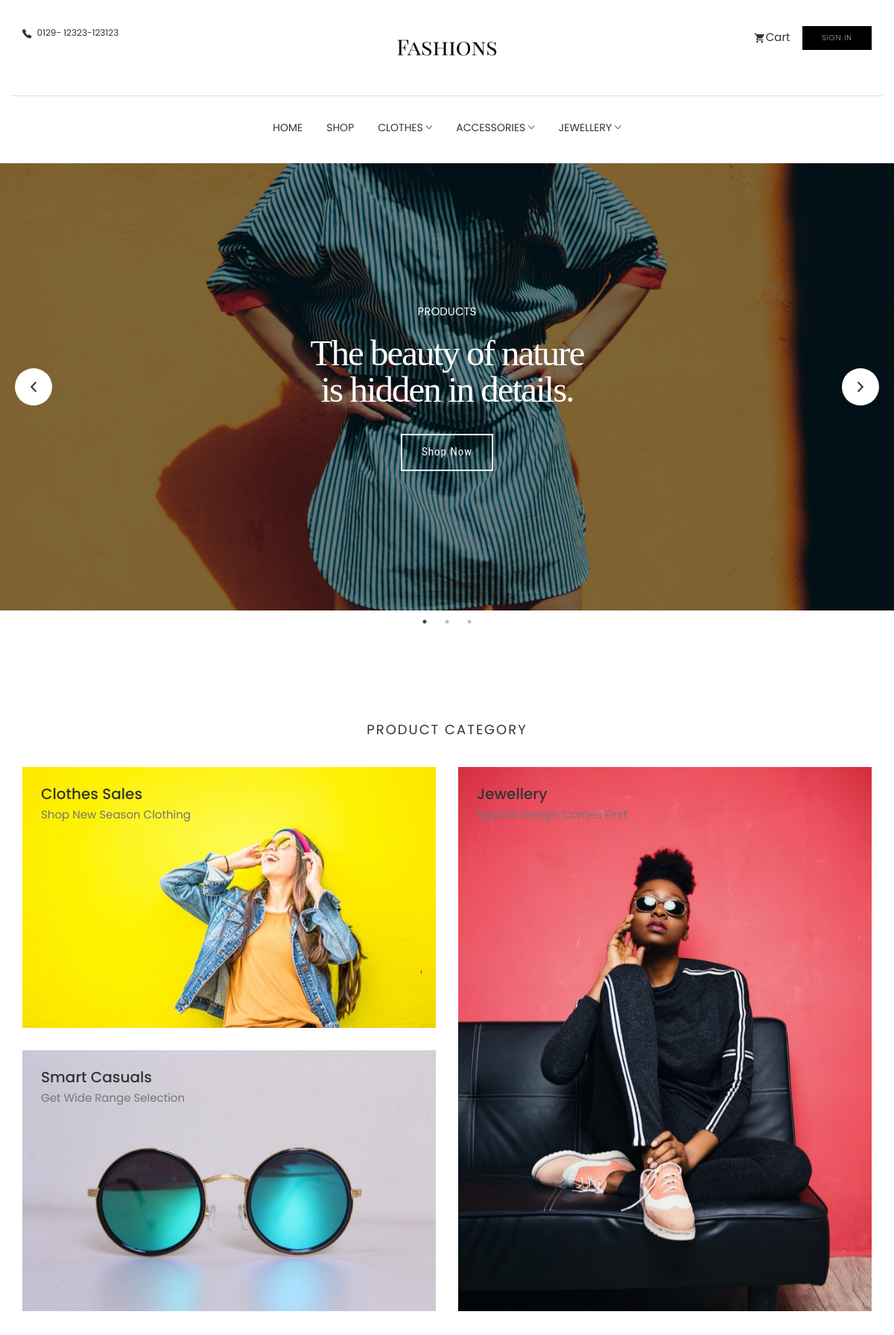
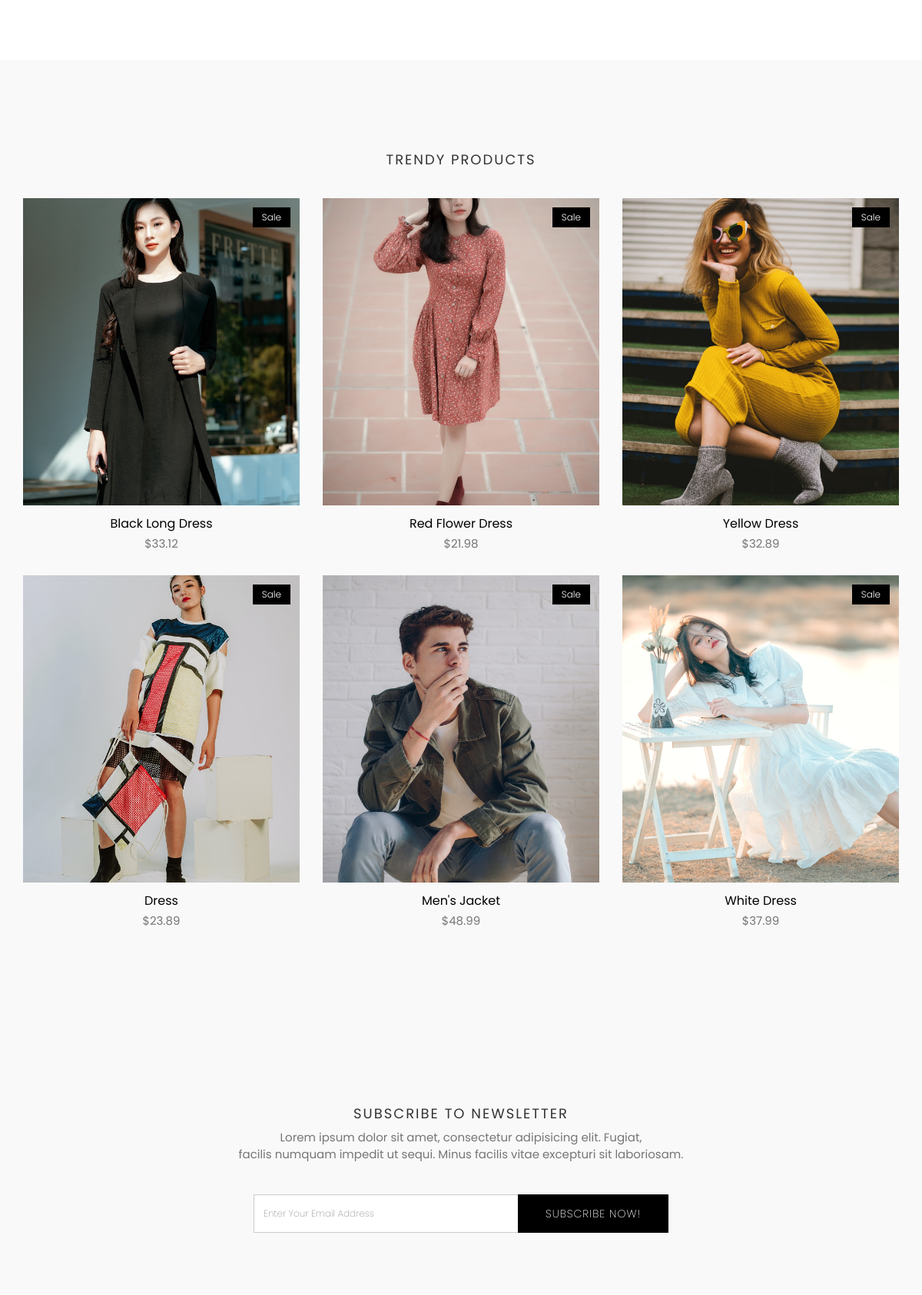
The page / (upper part) on the database its author committed (2 pictures, top to bottom).
### store/models.py (models this page shows, shortened)
class Product(models.Model):
    category = models.ForeignKey(Category, related_name='product', on_delete=models.CASCADE)
    created_by = models.ForeignKey(settings.AUTH_USER_MODEL, on_delete=models.CASCADE, related_name='product_creator')
    title = models.CharField(max_length=255)
    author = models.CharField(max_length=255, default='admin')
    description = models.TextField(blank=True)
    image = models.ImageField(upload_to='images/', default='images/defaults.jpg')
    slug = models.SlugField(max_length=255)
    price = models.DecimalField(max_digits=4, decimal_places=2)
    in_stock = models.BooleanField(default=True)
    is_active = models.BooleanField(default=True)
    created = models.DateTimeField(auto_now_add=True)
    updated = models.DateTimeField(auto_now=True)
    objects = models.Manager()
    products = ProductManager()
    class Meta:
        verbose_name_plural = 'Products'
        ordering = ('-created',)

### store/views.py (the view)
# urls.py: path('', views.all_products, name='all_product'),
def all_products(request):
    if request.method == "POST":
        product_id = int(request.POST.get('productid'))
        product = get_object_or_404(Product, id=product_id)
        serialized_obj = serializers.serialize('python', [product, ])
        return JsonResponse(serialized_obj, safe=False)
    else:
        all_product = Product.products.all()
        paginator = Paginator(all_product, 6)
        page_number = request.GET.get('page')
        products = paginator.get_page(page_number)
    return render(request, 'store/home.html', {'products': products})

### basket/basket.py (called while the page is built)
    def __len__(self):
        return sum(item['qty'] for item in self.basket.values())

    def get_total_price(self):
        subtotal = sum(Decimal(item['price']) * item['qty'] for item in self.basket.values())
        if subtotal == 0:
            shipping = Decimal(0.00)
        else:
            shipping = Decimal(11.50)
        total = subtotal + Decimal(shipping)
        return total

### basket/context_processors.py (called while the page is built)
def basket(request):
    basket = Basket(request)
    total_price = basket.get_total_price()
    return {'basket': basket, 'basket_total_price': total_price}

### store/context_processors.py (called while the page is built)
def categories(request):
    return {
        'categories': Category.objects.all()
    }

### store/models.py (called while the page is built)
    def get_queryset(self):
        return super(ProductManager, self).get_queryset().filter(is_active=True)

    def get_absolute_url(self):
        return reverse('store:category_list', args=[self.slug])

### templates/store/home.html (shortened to what this page needs)
{% extends "./base.html" %}
{% load static %}
{% block content %}
<div class="hero-slider">
  <div class="slider-item th-fullpage hero-area"
    style="background-image: url('{% static 'images/store/hero1.jpg' %}');">
    <div class="container">
      <div class="row">
        <div class="col-lg-8 text-center">
          <p data-duration-in=".3" data-animation-in="fadeInUp" data-delay-in=".1">PRODUCTS</p>
          <h1 data-duration-in=".3" data-animation-in="fadeInUp" data-delay-in=".5">The beauty of nature <br> is hidden
            in details.</h1>
          <a data-duration-in=".3" data-animation-in="fadeInUp" data-delay-in=".8" class="btn" href="{% url 'store:shop' %}">Shop
            Now</a>
        </div>
      </div>
    </div>
  </div>
</div>
<section class="product-category section">
  <div class="container">
    <div class="row">
      <div class="col-md-12">
        <div class="title text-center">
          <h2>Product Category</h2>
        </div>
      </div>
      <div class="col-md-6">
        <div class="category-box">
          <a href="#!">
            <img src="{% static 'images/store/cat1.jpg' %}" alt="" />
            <div class="content">
              <h3>Clothes Sales</h3>
              <p>Shop New Season Clothing</p>
            </div>
          </a>
        </div>
        <div class="category-box">
          <a href="#!">
            <img src="{% static 'images/store/cat2.jpg' %}" alt="" />
            <div class="content">
              <h3>Smart Casuals</h3>
              <p>Get Wide Range Selection</p>
            </div>
          </a>
        </div>
      </div>
      <div class="col-md-6">
        <div class="category-box category-box-2">
          <a href="#!">
            <img src="{% static 'images/store/cat4.jpg' %}" alt="" />
            <div class="content">
              <h3>Jewellery</h3>
              <p>Special Design Comes First</p>
            </div>
          </a>
        </div>
      </div>
    </div>
  </div>
</section>
<section class="products section bg-gray">
  <div class="container">
    <div class="row">
      <div class="title text-center">
        <h2>Trendy Products</h2>
      </div>
    </div>
    <div class="row">
      {% if not products %}
      <div class="col-12">
        <div class="title text-center">
          <h4>There are currently no products active</h4>
        </div>
      </div>
      {% else %}
      {% for product in products %}
      <div class="col-md-4">
        <div class="product-item">
          <div class="product-thumb">
            <span class="bage">Sale</span>
            <img class="img-responsive" src="{{ product.image.url }}" alt="product-img" />
          </div>
          <div class="product-content">
            <h4><a href="product-single.html">{{ product.title }}</a></h4>
            <p class="price">${{ product.price }}</p>
          </div>
        </div>
      </div>
      {% endfor %}
      {% endif %}
    </div>
  </div>
</section>
<section class="call-to-action bg-gray section">
  <div class="container">
    <div class="row">
      <div class="col-md-12 text-center">
        <div class="title">
          <h2>SUBSCRIBE TO NEWSLETTER</h2>
          <p>Lorem ipsum dolor sit amet, consectetur adipisicing elit. Fugiat, <br> facilis numquam impedit ut sequi.
            Minus facilis vitae excepturi sit laboriosam.</p>
        </div>
        <div class="col-lg-6 col-md-offset-3">
          <div class="input-group subscription-form">
            <input type="text" class="form-control" placeholder="Enter Your Email Address">
            <span class="input-group-btn">
              <button class="btn btn-main" type="button">Subscribe Now!</button>
            </span>
          </div>
        </div>
      </div>
    </div>
  </div>
</section>
{% endblock %}

### static/css/style.css (style rules this page uses)
body { line-height: 1.5; font-family: "Poppins", sans-serif; -webkit-font-smoothing: antialiased; }
p { font-family: "Poppins", sans-serif; color: #757575; font-size: 15px; }
h1, h2, h3, h4, h5, h6 { font-family: "Poppins", sans-serif; }
h1, h2, h3, h4, h5, h6 { font-weight: 400; }
a, a:focus, a:hover { text-decoration: none; outline: 0; color: #000; }
input[type="email"], input[type="password"], input[type="text"], input[type="tel"] { border-radius: 0; box-shadow: none; height: 45px; outline: none; font-weight: 200; font-size: 12px; }
.form-control { box-shadow: none; border-radius: 0; }
.btn-main, .btn-solid-border, .btn-transparent, .btn-small { background: #000; color: #fff; display: inline-block; font-size: 11px; letter-spacing: 1px; padding: 14px 35px; text-transform: uppercase; font-weight: 200; border-radius: 0; }
.bg-gray { background: #f9f9f9; }
.section { padding: 80px 0; }
.title { padding: 20px 0 30px; }
.title h2 { font-size: 18px; text-align: center; text-transform: uppercase; letter-spacing: 2px; }
.category-box { background-size: cover; margin-bottom: 30px; min-height: 350px; position: relative; overflow: hidden; width: 100%; }
.category-box.category-box-2 { min-height: 730px; }
.category-box img { transition: all 0.3s ease-in-out; width: 100%; height: auto; -webkit-backface-visibility: hidden; backface-visibility: hidden; }
.category-box a { display: block; position: absolute; top: 0; left: 0; width: 100%; height: 100%; }
.category-box .content { position: absolute; z-index: 999; top: 0; padding: 25px; }
.category-box .content h3 { margin: 0; color: #333; font-size: 20px; font-weight: 500; }
.category-box .content p { margin: 6px 0 0; }
.call-to-action .subscription-form input { height: 50px; }
.call-to-action .subscription-form .btn-main, .call-to-action .subscription-form .btn-solid-border, .call-to-action .subscription-form .btn-transparent, .call-to-action .subscription-form .btn-small { font-size: 14px; }
.slider-item { text-align: center; background-size: cover; position: relative; z-index: 1; }
.slider-item::after { position: absolute; content: ""; height: 100%; width: 100%; background-color: #000; opacity: .5; z-index: -1; top: 0; left: 0; }
.slider-item .container { position: relative; display: table; max-width: 1170px; height: 100%; }
.slider-item h1 { color: #fff; font-weight: bold; font-size: 60px; }
.slider-item p { color: #fff; }
.hero-slider .slider-item .container { height: 600px; }
.hero-slider .slider-item .container .row { height: 100%; display: flex; align-items: center; justify-content: center; }
.hero-slider .btn { font-size: 15px; font-weight: 400; color: white; letter-spacing: 1px; font-family: "Roboto Condensed"; border-color: white; border-style: solid; border-width: 2px; outline: none; box-shadow: #999999 0px 0px 0px 0px; box-sizing: border-box; padding: 12px 26px; opacity: 1; -webkit-transform: matrix3d(1, 0, 0, 0, 0, 1, 0, 0, 0, 0, 1, 0, 0, 0, 0, 1); transform: matrix3d(1, 0, 0, 0, 0, 1, 0, 0, 0, 0, 1, 0, 0, 0, 0, 1); -webkit-transform-origin: 50% 50% 0px; transform-origin: 50% 50% 0px; border-radius: 0; transition: 0.3s; }
.hero-slider h1 { white-space: normal; font-size: 49px; line-height: 49px; font-weight: 400; color: white; letter-spacing: -2px; font-family: "Playfair Display"; margin-bottom: 35px; }
.product-item { margin-bottom: 30px; }
.product-item .product-thumb { position: relative; }
.product-item .product-thumb img { width: 100%; height: auto; }
.product-item .product-thumb .bage { position: absolute; top: 12px; right: 12px; background: #000; color: #fff; font-size: 12px; padding: 4px 12px; font-weight: 300; display: inline-block; }
.product-item .product-thumb:before { transition: .3s all; opacity: 0; background: rgba(0, 0, 0, 0.6); content: ''; position: absolute; top: 0; right: 0; left: 0; bottom: 0; }
.product-item .product-content { text-align: center; }
.product-item .product-content h4 { font-size: 16px; font-weight: 400; margin-top: 15px; margin-bottom: 6px; }
.product-item .product-content h4 a { color: #000; }

### templates/store/home.html (style rules this page uses)
.img-responsive { max-height: 60vh; object-fit: cover; }
@media only screen and (max-width: 1280px) { .img-responsive { max-height: 50vh; object-fit: cover; } }

### rows shown on the page
Product: image (picture), title "Black Long Dress", price "33.12"
Product: image (picture), title "Red Flower Dress", price "21.98"
Product: image (picture), title "Yellow Dress", price "32.89"
Product: image (picture), title "Dress", price "23.89"
Product: image (picture), title "Men's Jacket", price "48.99"
Product: image (picture), title "White Dress", price "37.99"
